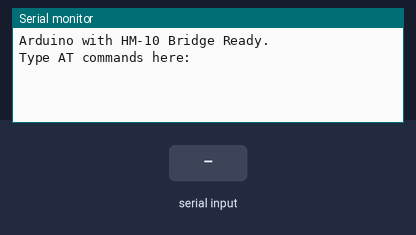
Bench run of a sketch on a simulated Arduino Uno, built with avr-gcc and run on an emulated ATmega328P. On the bench: the last lines printed to the serial monitor. Inputs (shaded band) come from the test bench.

Above: at 1.2 s.
1.3 s: "1" received over the second serial link
At 2.5 s:
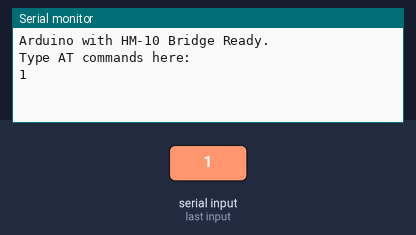
2.8 s: "0" received over the second serial link
At 3.6 s:
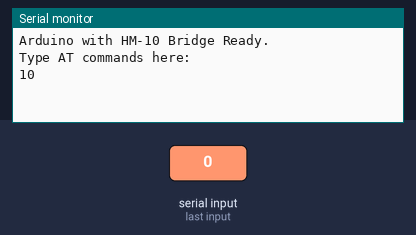

The sketch:

final_esp_BLE.ino
```cpp
#include <SoftwareSerial.h>

// Define pins for the virtual serial port
// RX (Pin 2) connects to HM-10 TX
// TX (Pin 3) connects to HM-10 RX
SoftwareSerial BTSerial(2, 3);

void setup() {
  Serial.begin(9600);    // Monitor Speed
  BTSerial.begin(9600);  // HM-10 Default Speed
  Serial.println("Arduino with HM-10 Bridge Ready.");
  Serial.println("Type AT commands here:");
}

void loop() {
  // Read from HM-10 and send to Serial Monitor
  if (BTSerial.available()) {
    Serial.write(BTSerial.read());
  }

  // Read from Serial Monitor and send to HM-10
  if (Serial.available()) {
    BTSerial.write(Serial.read());
  }
}
```

Measured:
- after the input at 1.3 s, the serial monitor: prints a new line at once (image 1)
- after the input at 2.8 s, the serial monitor: prints a new line at once (image 2)
